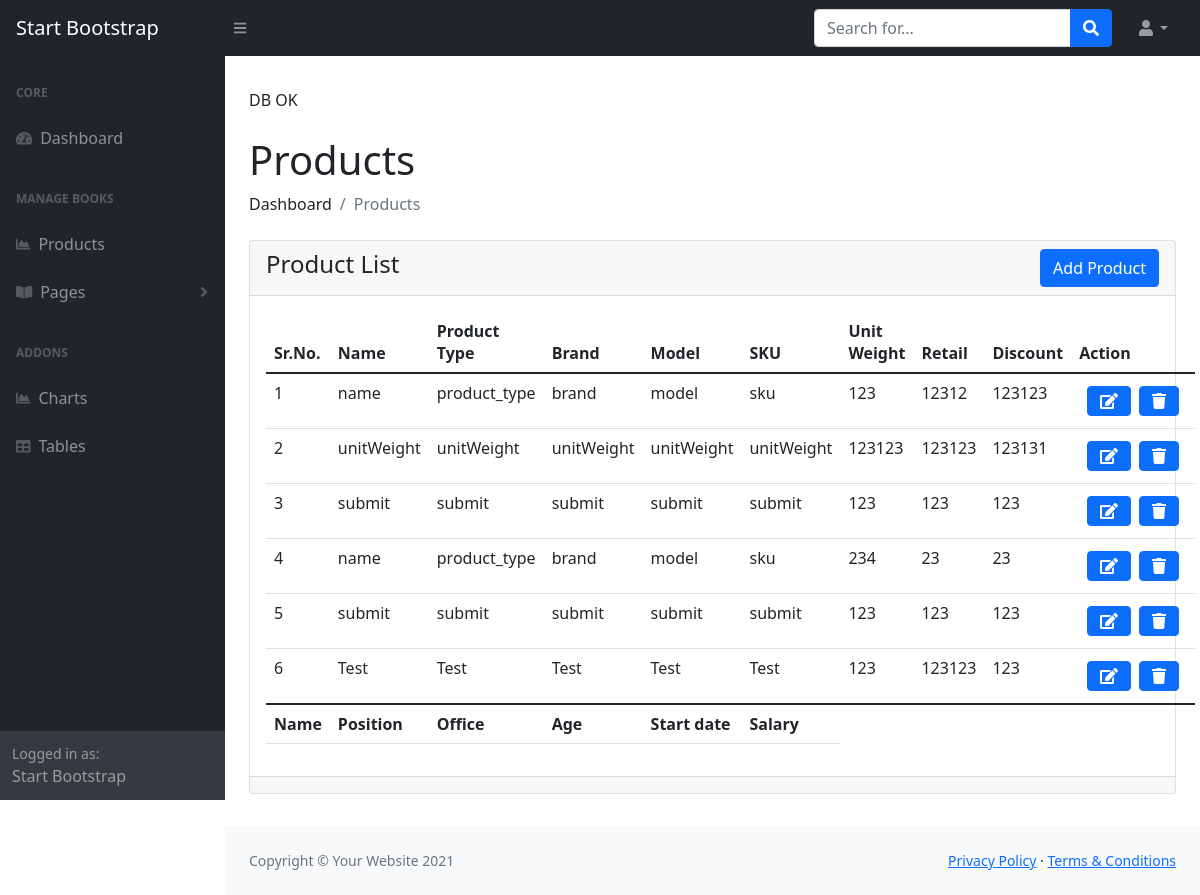
The app's page /productList.php with its own data.
### tables this page shows
CREATE TABLE `products` (
  `id` int NOT NULL,
  `name` varchar(255) NOT NULL,
  `product_type` varchar(255) NOT NULL,
  `brand` varchar(255) NOT NULL,
  `model` varchar(255) NOT NULL,
  `sku` varchar(255) NOT NULL,
  `unit_weight` bigint NOT NULL,
  `retail` bigint NOT NULL,
  `discount` bigint NOT NULL,
  `description` text NOT NULL,
  `created_at` timestamp NULL DEFAULT NULL,
  `updated_at` timestamp NOT NULL DEFAULT CURRENT_TIMESTAMP
);

### functions/_product.php (called while the page is built, shortened)
<?php
     include('db.php');
     function productList(){
          global $db;
          $query = "SELECT * FROM products";
          $result = mysqli_query($db, $query);
          if ($result->num_rows > 0) {
               while ($list = $result->fetch_assoc()) {
                    $arr[] = $list;
               }
               return $arr;
          }else{
               return 0;
          }
     }
?>

### productList.php (the view, shortened to what this page needs)
<?php
include('./components/HTML_Start.php');
include('./components/header.php');
include('./functions/_product.php');
$result = productList();
?>
<h1 class="mt-4">Products</h1>
<ol class="breadcrumb mb-4">
    <li class="breadcrumb-item">Dashboard</li>
    <li class="breadcrumb-item active">Products</li>
</ol>
<div class="card">
    <div class="card-header d-flex justify-content-between align-items-center">
        <h4 class="card-title">Product List</h4>
        <a href="./productAdd.php" class="btn btn-primary">Add Product</a>
    </div>
    <div class="card-body">
        <table class="table table-responsive table-hover" id="datatablesSimple">
            <thead>
                <tr>
                    <th>Sr.No.</th>
                    <th>Name</th>
                    <th>Product Type</th>
                    <th>Brand</th>
                    <th>Model</th>
                    <th>SKU</th>
                    <th>Unit Weight</th>
                    <th>Retail</th>
                    <th>Discount</th>
                    <th>Action</th>
                </tr>
            </thead>
            <tbody>
                <?php
                if ($result == 0) {
               ?>
                <tr>
                    <td class="text-center" colspan="10">No Product Found</td>
                </tr>
                <?php
                }else{
                     $sr = 1;
                    foreach ($result as $product) {
                        ?>
                <tr>
                    <td><?php echo $sr; ?></td>
                    <td>
                        <?php echo $product['name']; ?>
                    </td>
                    <td>
                        <?php echo $product['product_type']; ?>
                    </td>
                    <td>
                        <?php echo $product['brand']; ?>
                    </td>
                    <td>
                        <?php echo $product['model']; ?>
                    </td>
                    <td>
                        <?php echo $product['sku']; ?>
                    </td>
                    <td>
                        <?php echo $product['unit_weight']; ?>
                    </td>
                    <td>
                        <?php echo $product['retail']; ?>
                    </td>
                    <td>
                        <?php echo $product['discount']; ?>
                    </td>
                    <td>
                        <div class="container p-1 d-flex justify-content-around align-items-center">
                            <a href="./productUpdate.php?id=<?php echo $product['id']; ?>"
                                class="btn mx-1 btn-primary"><i class="fa fa-edit" aria-hidden="true"></i></a>
                            <a href="./functions/_product.php?id=<?php echo $product['id']; ?>"
                                class="btn mx-1 btn-primary"><i class="fa fa-trash" aria-hidden="true"></i></a>
                        </div>
                    </td>
                </tr>
                <?php
                $sr++;
                    }
                }
                ?>
            </tbody>
            <tfoot>
                <tr>
                    <th>Name</th>
                    <th>Position</th>
                    <th>Office</th>
                    <th>Age</th>
                    <th>Start date</th>
                    <th>Salary</th>
                </tr>
            </tfoot>
        </table>
    </div>
    <div class="card-footer"></div>
</div>
<br>
<?php
include('./components/footer.php');
include('./components/HTML_End.php');
  ?>

### components/HTML_Start.php (shortened to what this page needs)
<?php $title = '';
include('functions/db.php');
 ?>
<!DOCTYPE html>
<html lang="en">
<head>
    <link href="https://cdn.jsdelivr.net/npm/simple-datatables@latest/dist/style.css" rel="stylesheet" />
    <link href="./assets/css/styles.css" rel="stylesheet" />
    <link rel="stylesheet" href="./assets/css/style.css">
</head>
<body class="sb-nav-fixed">

### components/header.php (shortened to what this page needs)
<nav class="sb-topnav navbar navbar-expand navbar-dark bg-dark">
    <a class="navbar-brand ps-3" href="index.html">Start Bootstrap</a>
    <button class="btn btn-link btn-sm order-1 order-lg-0 me-4 me-lg-0" id="sidebarToggle" href="#!"><i
            class="fas fa-bars"></i></button>
    <form class="d-none d-md-inline-block form-inline ms-auto me-0 me-md-3 my-2 my-md-0">
        <div class="input-group">
            <input class="form-control" type="text" placeholder="Search for..." aria-label="Search for..."
                aria-describedby="btnNavbarSearch" />
            <button class="btn btn-primary" id="btnNavbarSearch" type="button"><i class="fas fa-search"></i></button>
        </div>
    </form>
    <ul class="navbar-nav ms-auto ms-md-0 me-3 me-lg-4">
        <li class="nav-item dropdown">
            <a class="nav-link dropdown-toggle" id="navbarDropdown" href="#" role="button" data-bs-toggle="dropdown"
                aria-expanded="false"><i class="fas fa-user fa-fw"></i></a>
        </li>
    </ul>
</nav>
<div id="layoutSidenav">
    <div id="layoutSidenav_nav">
        <nav class="sb-sidenav accordion sb-sidenav-dark" id="sidenavAccordion">
            <div class="sb-sidenav-menu">
                <div class="nav">
                    <div class="sb-sidenav-menu-heading">Core</div>
                    <a class="nav-link" href="/">
                        <div class="sb-nav-link-icon"><i class="fas fa-tachometer-alt"></i></div>
                        Dashboard
                    </a>
                    <div class="sb-sidenav-menu-heading">Manage Books</div>
                    <a class="nav-link" href="./productList.php">
                        <div class="sb-nav-link-icon"><i class="fas fa-chart-area"></i></div>
                        Products
                    </a>
                    <a class="nav-link collapsed" href="#" data-bs-toggle="collapse" data-bs-target="#collapsePages"
                        aria-expanded="false" aria-controls="collapsePages">
                        <div class="sb-nav-link-icon"><i class="fas fa-book-open"></i></div>
                        Pages
                        <div class="sb-sidenav-collapse-arrow"><i class="fas fa-angle-down"></i></div>
                    </a>
                    <div class="sb-sidenav-menu-heading">Addons</div>
                    <a class="nav-link" href="charts.html">
                        <div class="sb-nav-link-icon"><i class="fas fa-chart-area"></i></div>
                        Charts
                    </a>
                    <a class="nav-link" href="tables.html">
                        <div class="sb-nav-link-icon"><i class="fas fa-table"></i></div>
                        Tables
                    </a>
                </div>
            </div>
            <div class="sb-sidenav-footer">
                <div class="small">Logged in as:</div>
                Start Bootstrap
            </div>
        </nav>
    </div>
    <div id="layoutSidenav_content">
        <main>
            <div class="container-fluid py-2 px-4">

### functions/db.php
<?php
          $hostName = 'localhost';
          $dbUserName = 'root';
          $dbPassword = '';
          $dbName = 'dashboard';
          $db = mysqli_connect($hostName, $dbUserName, $dbPassword, $dbName);
          if ($db) {
               echo 'DB OK';
               return $db;
          }else{
               die('DB Connection Error');
          }
?>

### components/footer.php
</div>
</main>
<footer class="py-4 bg-light mt-auto">
    <div class="container-fluid px-4">
        <div class="d-flex align-items-center justify-content-between small">
            <div class="text-muted">Copyright &copy; Your Website 2021</div>
            <div>
                <a href="#">Privacy Policy</a>
                &middot;
                <a href="#">Terms &amp; Conditions</a>
            </div>
        </div>
    </div>
</footer>
</div>
</div>

### components/HTML_End.php (shortened to what this page needs)
</body>
</html>

### assets/css/style.css (style rules this page uses)
* { margin: 0px; padding: 0px; box-sizing: border-box; }
.form-control { outline: none; }

### records on screen
products: name "name", product_type "product_type", brand "brand", model "model", sku "sku", unit_weight "123", retail "12312", discount "123123"
products: name "unitWeight", product_type "unitWeight", brand "unitWeight", model "unitWeight", sku "unitWeight", unit_weight "123123", retail "123123", discount "123131"
products: name "submit", product_type "submit", brand "submit", model "submit", sku "submit", unit_weight "123", retail "123", discount "123"
products: name "name", product_type "product_type", brand "brand", model "model", sku "sku", unit_weight "234", retail "23", discount "23"
products: name "submit", product_type "submit", brand "submit", model "submit", sku "submit", unit_weight "123", retail "123", discount "123"
products: name "Test", product_type "Test", brand "Test", model "Test", sku "Test", unit_weight "123", retail "123123", discount "123"
